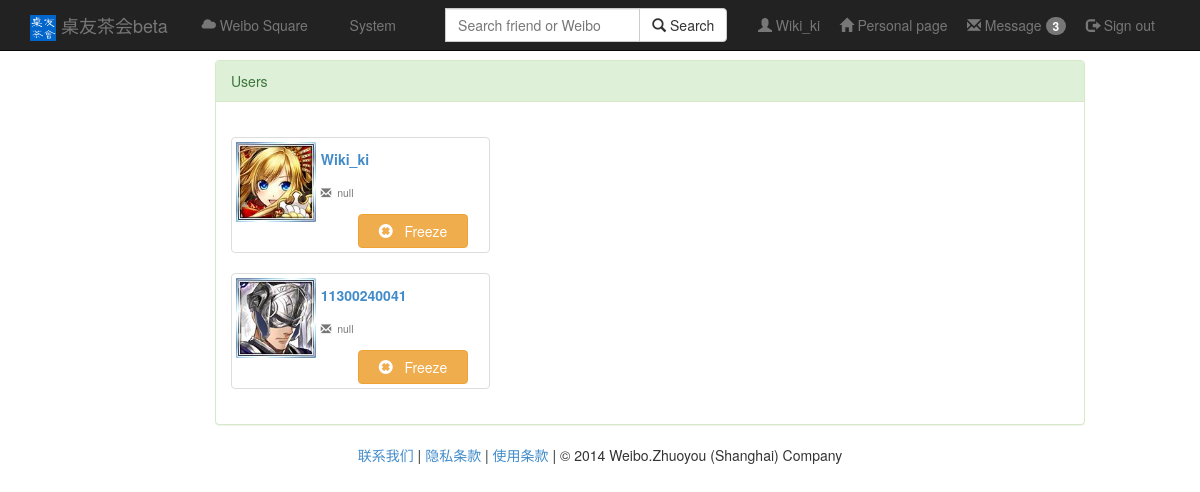
The page /system (signed in) on the database as committed earlier.
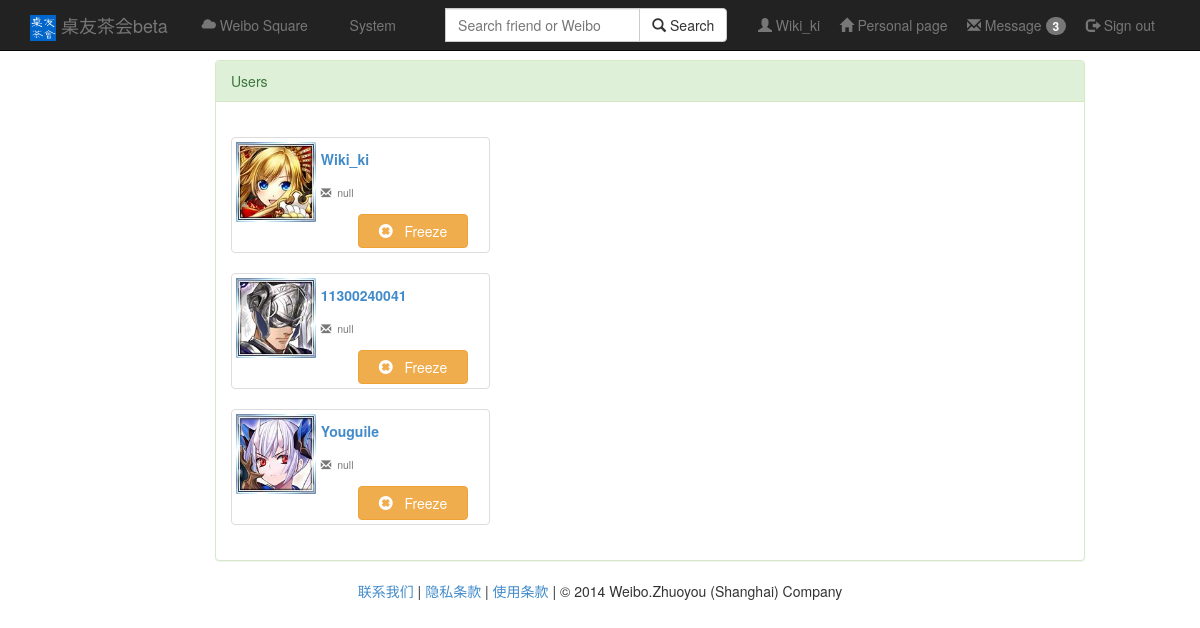
The same page on the database as committed later.
### app/models.py (models this page shows, shortened)
class User(db.Model):
    username = db.Column(db.String(128) , primary_key = True)
    url = db.Column(db.String(128))#头像
    nickname = db.Column(db.String(128) , index = True)
    email = db.Column(db.String(128) , index = True)
    password = db.Column(db.String(256) , index = True)
    state = db.Column(db.SmallInteger , default = STATE_OK)#激活和非激活状态
    role = db.Column(db.SmallInteger ,default = ROLE_USER)#用户和管理员两种权限
    lvip = db.Column(db.SmallInteger , default = 0)#活跃度等级
    point = db.Column(db.SmallInteger , default = 0)#活跃度分值

### app/views.py (the view)
@app.route('/system')
def system():
        if 'username' in session:
                Username = session['username']
                ret = models.User.query.filter_by(username=Username).first()
                posts = models.User.query.filter_by().all()
                if ret.role == 1:
                        return render_template("system.html",posts=posts,ret=ret,nickname=ret.nickname)
                else:
                        return render_template("error.html")
        return render_template("error.html")

### app/templates/system.html (shortened to what this page needs)
{% extends "base.html" %}
{% block content %}
<br>
<br>
<br>
<div class="container-fluid">
      <div class="row">
        <div class="col-md-9 col-md-offset-2">
			<div class="panel panel-success">
				<div class="panel-heading">Users</div>
				<div class="panel-body">
					{% for post in posts %}
					<div class="row">
					  <div class="col-sm-6 col-md-4">
						<div class="thumbnail">
							<div class="row">
								<div class="col-md-3">
									<img src="{{post.url}}" height="80" width="80"></img>
								</div>
								<div class="col-md-9">
									<div class="col-md-4">
										<a class="text-left" href="/homepage?uid={{post.username}}"><h5><b>{{post.username}}</b></h5></a>
									</div>
									<div class="col-md-7">
									</div>
									<div class="col-md-12">
											<label for="friendcard" id="email"><h5><small><span class="glyphicon glyphicon glyphicon-envelope"></span>&nbsp;&nbsp;{{post.email}}</small></h5></label>
									</div>
									<div class="row">
										<div class="col-md-8 col-md-offset-3">
											<button type="submit" class="btn btn-warning btn-block" id="Freeze"><span class="glyphicon glyphicon-remove-sign"></span>&nbsp;&nbsp; Freeze</button>
										</div>
									</div>
								</div>
							</div>
						</div>
					  </div>
					  </div>
					{% endfor %}
					</div>
				</div>
			</div>
        </div>
      </div>
{% endblock %}

### app/templates/base.html (shortened to what this page needs)
<html>
<head>
<link href="/static/css/bootstrap.min.css" rel="stylesheet">
</head>
<body>
<div class="navbar navbar-inverse navbar-fixed-top" role="navigation">
	<div class="container">
		<div class="navbar-header">
			<a class="navbar-brand" href="/home"><img src="/static/pic/icon.jpg" height="26" width="26"></img> 桌友茶会beta</a>
		</div>
		<p class="navbar-text navbar-left">
			&nbsp;<a href="/square" class="navbar-link"><span class="glyphicon glyphicon-cloud"></span>&nbsp;Weibo Square</a>&nbsp;
		</p>
		<p class="navbar-text navbar-left">
			&nbsp;<a href="/system" class="navbar-link">&nbsp;System</a>&nbsp;
		</p>
		<p class="navbar-text navbar-right">
			<span class="glyphicon glyphicon-user"></span><a href="/settings/profile" class="navbar-link" id = "Nick">&nbsp;{{ nickname }}</a>&nbsp;&nbsp;&nbsp;&nbsp;
			<a href="/homepage?uid=self" class="navbar-link"><span class="glyphicon glyphicon glyphicon-home"></span> Personal page</a>&nbsp;&nbsp;&nbsp;&nbsp;
			<a href="/message/letter" class="navbar-link"><span class="glyphicon glyphicon-envelope"></span> Message&nbsp;<span class="badge">3</span></a>&nbsp;&nbsp;&nbsp;&nbsp;
			<a href="/logout" class="navbar-link"><span class="glyphicon glyphicon-log-out"></span> Sign out</a>
		</p>
		<form class="navbar-form navbar-right" role="form" action = "/result" method = "post">
			<div class="input-group">
				<div class="form-group">
				<input type="text" class="form-control" name = "query" placeholder="Search friend or Weibo">
				</div>
				<span class="input-group-btn">
					<button class="btn btn-default" type="submit" ><span class="glyphicon glyphicon-search"></span>&nbsp;Search</button>
				</span>
			</div>&nbsp;&nbsp;&nbsp;&nbsp;
		</form>
	</div>
</div>
	{% block content %} {% endblock %}
	<footer>
		<p align="center"><a href="">联系我们</a> | <a target="_blank" href="">隐私条款</a> | <a target="_blank" href="">使用条款</a> | © 2014 Weibo.Zhuoyou (Shanghai) Company</p>
	</footer>
  </body>
</html>

Rows that differ between the two databases and show on the page:
added User: url (picture), username "Youguile", email "null"
